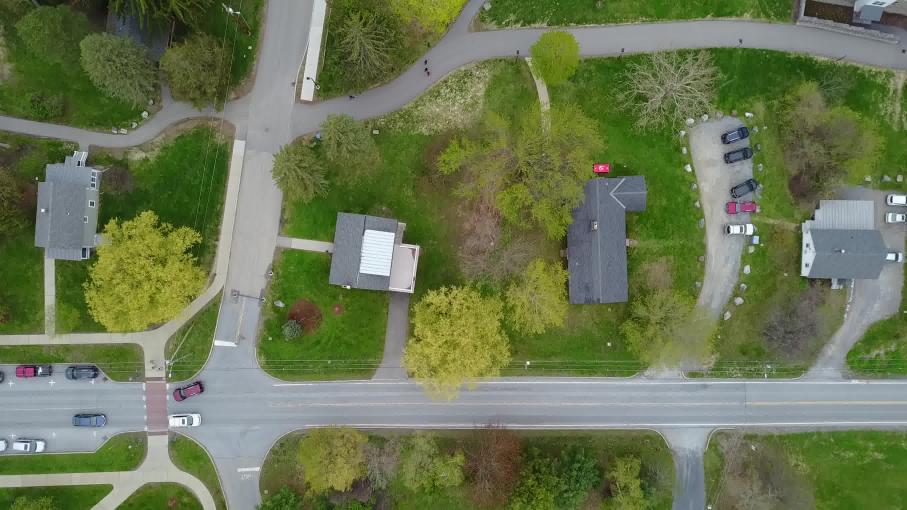
#> input picture mono-vo/dji/square/frames/0031.jpg, 2720 x 1530 px, given in place of 0001.jpg, which was not available (shown at 1/3 size)
$ python djiMonoSquare.py
#> lines starting #> are read from the running program, lines starting #| are printed output that depends on the picture; pictures that were not available may be replaced by others from this repository, and a replacement may not be noted
### mono-vo/dji/square/visual_odometry.py
import numpy as np
import cv2

STAGE_FIRST_FRAME = 0
STAGE_SECOND_FRAME = 1
STAGE_DEFAULT_FRAME = 2
kMinNumFeature = 1500

lk_params = dict(winSize  = (21, 21),
				#maxLevel = 3,
             	criteria = (cv2.TERM_CRITERIA_EPS | cv2.TERM_CRITERIA_COUNT, 30, 0.01))

def featureTracking(image_ref, image_cur, px_ref):
	kp2, st, err = cv2.calcOpticalFlowPyrLK(image_ref, image_cur, px_ref, None, **lk_params)  #shape: [k,2] [k,1] [k,1]

	st = st.reshape(st.shape[0])
	kp1 = px_ref[st == 1]
	kp2 = kp2[st == 1]

	return kp1, kp2


class PinholeCamera:
	def __init__(self, width, height, fx, fy, cx, cy,
				k1=0.0, k2=0.0, p1=0.0, p2=0.0, k3=0.0):
		self.width = width
		self.height = height
		self.fx = fx
		self.fy = fy
		self.cx = cx
		self.cy = cy
		self.distortion = (abs(k1) > 0.0000001)
		self.d = [k1, k2, p1, p2, k3]


class VisualOdometry:
	def __init__(self, cam):#, annotations):
		self.frame_stage = 0
		self.cam = cam
		self.new_frame = None
		self.last_frame = None
		self.cur_R = None
		self.cur_t = None
		self.px_ref = None
		self.px_cur = None
		self.focal = cam.fx
		self.pp = (cam.cx, cam.cy)
		self.trueX, self.trueY, self.trueZ = 0, 0, 0
		self.detector = cv2.FastFeatureDetector_create(threshold=25, nonmaxSuppression=True)
		#with open(annotations) as f:
		#	self.annotations = f.readlines()

	# [11 lines left out: function getAbsoluteScale, not called in this run]

	def processFirstFrame(self):
		self.px_ref = self.detector.detect(self.new_frame)
		self.px_ref = np.array([x.pt for x in self.px_ref], dtype=np.float32)
		self.frame_stage = STAGE_SECOND_FRAME

	def processSecondFrame(self):
		self.px_ref, self.px_cur = featureTracking(self.last_frame, self.new_frame, self.px_ref)
		E, mask = cv2.findEssentialMat(self.px_cur, self.px_ref, focal=self.focal, pp=self.pp, method=cv2.RANSAC, prob=0.999, threshold=1.0)
		_, self.cur_R, self.cur_t, mask = cv2.recoverPose(E, self.px_cur, self.px_ref, focal=self.focal, pp = self.pp)
		self.frame_stage = STAGE_DEFAULT_FRAME
		self.px_ref = self.px_cur

	# [12 lines left out: function processFrame, not called in this run]

	def update(self, img, frame_id):
		assert(img.ndim==2 and img.shape[0]==self.cam.height and img.shape[1]==self.cam.width), "Frame: provided image has not the same size as the camera model or image is not grayscale"
		self.new_frame = img
		if(self.frame_stage == STAGE_DEFAULT_FRAME):
			self.processFrame(frame_id)
		elif(self.frame_stage == STAGE_SECOND_FRAME):
			self.processSecondFrame()
		elif(self.frame_stage == STAGE_FIRST_FRAME):
			self.processFirstFrame()
		self.last_frame = self.new_frame

### mono-vo/dji/square/djiMonoSquare.py
import numpy as np
import cv2

from visual_odometry import PinholeCamera, VisualOdometry

# Focal length = (width/2)/tan(fov/2)
# For mavic (fov 78.8): (2720/2)/tan(78.8/2) == (2720/2)/0.82140888325 == ~1655.692
# Cx and Cy are calculated using: x/2.044 and y/2.044, respectively

#cam = PinholeCamera(2720.0, 1530.0, 1655.692, 1655.692, 1330.72, 748.53)
#cam = PinholeCamera(2720.0, 1530.0, 1269.0, 1269.0, 1360.0, 765.0)
cam = PinholeCamera(1360.0, 765.0, 0, 0, 0, 0) # Best result scaled
vo = VisualOdometry(cam)

traj = np.zeros((600,600,3), dtype=np.uint8)

for img_id in range(1, 163):
	imgFull = cv2.imread('frames/'+str(img_id).zfill(4)+'.jpg', 0)
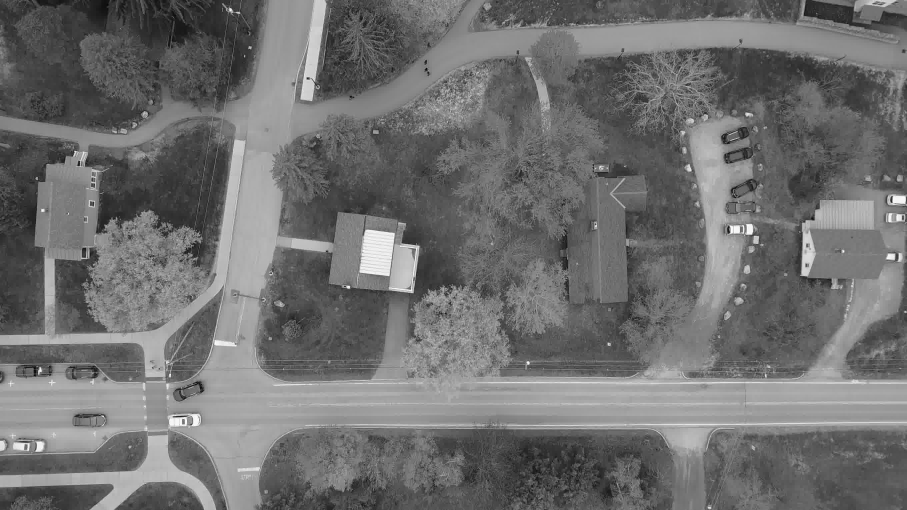
#> imgFull: shape (1530, 2720) (shown at 1/3 size); min 0, max 255, mean 111.2
	img = cv2.resize(imgFull,None,fx=0.5,fy=0.5) # Scale image down by 50%
	#print('flight6/output-'+str(img_id).zfill(4)+'.png')
	# Resize image
	#img = cv2.resize(img,(960,720))
	#img = cv2.cvtColor(img, cv2.COLOR_BGR2GRAY)
	vo.update(img, img_id)
#> in processFirstFrame, `self.px_ref = self.detector.detect(self.new_frame)`: self.px_ref = 7173 keypoints; strongest (x, y, size): (461, 117, 7), (1337, 302, 7), (112, 227, 7), (136, 303, 7)
#> in processFirstFrame, `self.px_ref = np.array([x.pt for x in self.px_ref], dtype=np.float32)`: self.px_ref = 7173 pairs, first value 3 to 1356, second value 3 to 761

	cur_t = vo.cur_t
	if(img_id > 2):
		x, y, z = cur_t[0], cur_t[1], cur_t[2]
	else:
		x, y, z = 0., 0., 0.
	draw_x, draw_y = int(x)+290, int(z)+450
	true_x, true_y = int(vo.trueX)+290, int(vo.trueZ)+450

	cv2.circle(traj, (draw_x,draw_y), 1, (img_id*255/4540,255-img_id*255/4540,0), 1)
	cv2.circle(traj, (true_x,true_y), 1, (0,0,255), 2)
#> traj: shape (600, 600, 3); mean of channels 0, 1, 2 0, 0, 0
	cv2.rectangle(traj, (10, 20), (600, 60), (0,0,0), -1)
	text = "Coordinates: x=%2fm y=%2fm z=%2fm"%(x,y,z)
	cv2.putText(traj, text, (20,40), cv2.FONT_HERSHEY_PLAIN, 1, (255,255,255), 1, 8)
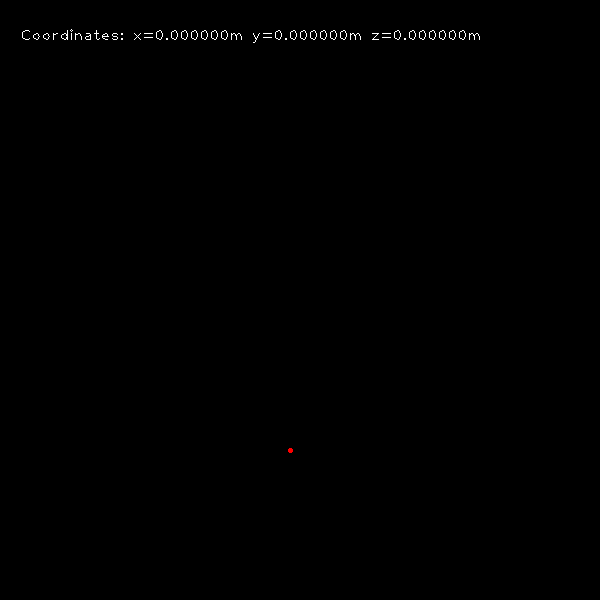
#> traj: shape (600, 600, 3); mean of channels 0, 1, 2 0.6, 0.6, 0.6; drawn as B, G, R

	cv2.imshow('Road facing camera', img)
	cv2.imshow('Trajectory', traj)
	cv2.waitKey(1)
#> pass 2 of the loop `for img_id in range(1, 163):`:
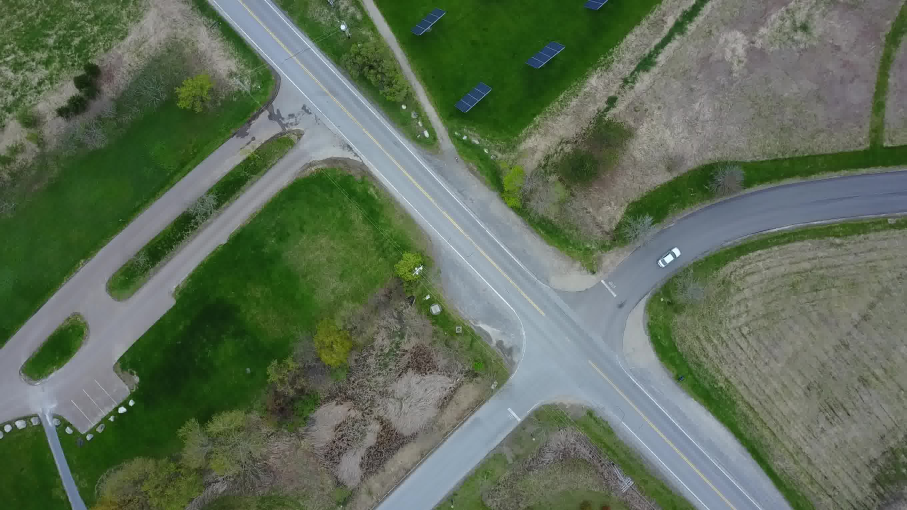
#> input picture mono-vo/dji/square/frames/0080.jpg, 2720 x 1530 px, given in place of 0002.jpg, which was not available (shown at 1/3 size)
#> `imgFull = cv2.imread('frames/'+str(img_id).zfill(4)+'.jpg', 0)`:
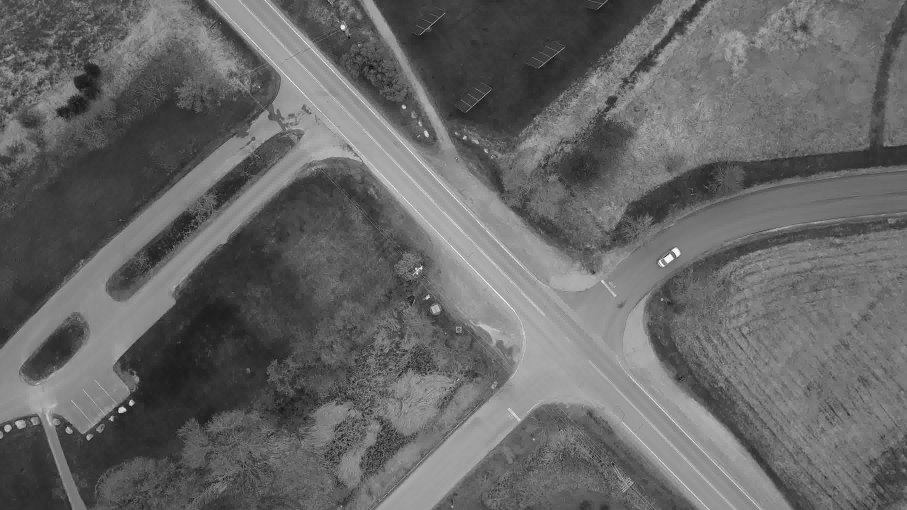
#> imgFull: shape (1530, 2720) (shown at 1/3 size); min 0, max 255, mean 102.4
#> in featureTracking, `kp2, st, err = cv2.calcOpticalFlowPyrLK(image_ref, image_cur, px_ref, ..`: kp2 = 7173 pairs, first value -118.9 to 1454.1, second value -138.3 to 863; st = 7173 values, max 1 at index 13, min 0 at index 0, mean 0.744; err = 7173 values, max 3.4e+38 at index 252, min -1.01e+31 at index 0, mean inf
#> kp1 = 5340 pairs, first value 3 to 1356, second value 3 to 761
#> in featureTracking, `kp2 = kp2[st == 1]`: kp2 = 5340 pairs, first value -4.07 to 1367.6, second value -10.96 to 774.9
#> in processSecondFrame, `self.px_ref, self.px_cur = featureTracking(self.last_frame, self.new_f..`: self.px_ref has the same summary as kp1 in featureTracking; self.px_cur has the same summary as kp2 in featureTracking
#> mask = 5340 values, max 255 at index 2, min 0 at index 6, mean 54.35
#> (the run stopped early here; a loop or call above may not have finished)
